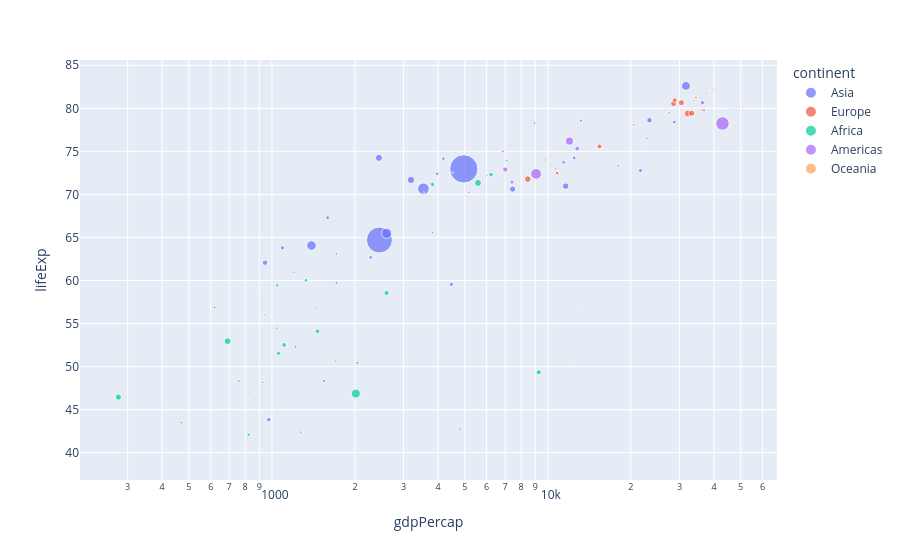

Notebook source saved alongside this figure:
### Code cell
# Import packages
from dash import Dash, html, dcc
import dash_ag_grid as dag
import pandas as pd
import plotly.express as px

# Incorporate data
df = pd.read_csv('https://raw.githubusercontent.com/plotly/datasets/master/gapminder2007.csv')

# Initialize the app
app = Dash()

# App layout
app.layout = [
    html.Div(children='My First App with Data and a Graph'),
    dag.AgGrid(
        rowData=df.to_dict('records'),
        columnDefs=[{"field": i} for i in df.columns]
    ),
    dcc.Graph(figure=px.histogram(df, x='continent', y='lifeExp', histfunc='avg'))
]

# Run the app
if __name__ == '__main__':
    app.run(debug=True)
fig.show()

### Figure 1 — Plotly figure (JSON) as saved in the notebook; plotly's stock layout.template omitted (floating-point values rounded to 4 significant figures)
{"data": [{"hovertemplate": "<b>%{hovertext}</b><br><br>continent=Asia<br>gdpPercap=%{x}<br>lifeExp=%{y}<br>pop=%{marker.size}<extra></extra>", "hovertext": ["Afghanistan", "Bahrain", "Bangladesh", "Cambodia", "China", "Hong Kong, China", "India", "Indonesia", "Iran", "Iraq", "Israel", "Japan", "Jordan", "Korea, Dem. Rep.", "Korea, Rep.", "Kuwait", "Lebanon", "Malaysia", "Mongolia", "Myanmar", "Nepal", "Oman", "Pakistan", "Philippines", "Saudi Arabia", "Singapore", "Sri Lanka", "Syria", "Taiwan", "Thailand", "Vietnam", "West Bank and Gaza", "Yemen, Rep."], "legendgroup": "Asia", "marker": {"color": "#636efa", "size": [31889923, 708573, 150448339, 14131858, 1318683096, 6980412, 1110396331, 223547000, 69453570, 27499638, 6426679, 127467972, 6053193, 23301725, 49044790, 2505559, 3921278, 24821286, 2874127, 47761980, 28901790, 3204897, 169270617, 91077287, 27601038, 4553009, 20378239, 19314747, 23174294, 65068149, 85262356, 4018332, 22211743], "sizemode": "area", "sizeref": 3297000.0, "symbol": "circle"}, "mode": "markers", "name": "Asia", "orientation": "v", "showlegend": true, "type": "scatter", "x": [974.6, 29800.0, 1391.0, 1714.0, 4959.0, 39720.0, 2452.0, 3541.0, 11610.0, 4471.0, 25520.0, 31660.0, 4519.0, 1593.0, 23350.0, 47310.0, 10460.0, 12450.0, 3096.0, 944.0, 1091.0, 22320.0, 2606.0, 3190.0, 21650.0, 47140.0, 3970.0, 4185.0, 28720.0, 7458.0, 2442.0, 3025.0, 2281.0], "xaxis": "x", "y": [43.83, 75.64, 64.06, 59.72, 72.96, 82.21, 64.7, 70.65, 70.96, 59.55, 80.75, 82.6, 72.53, 67.3, 78.62, 77.59, 71.99, 74.24, 66.8, 62.07, 63.78, 75.64, 65.48, 71.69, 72.78, 79.97, 72.4, 74.14, 78.4, 70.62, 74.25, 73.42, 62.7], "yaxis": "y"}, {"hovertemplate": "<b>%{hovertext}</b><br><br>continent=Europe<br>gdpPercap=%{x}<br>lifeExp=%{y}<br>pop=%{marker.size}<extra></extra>", "hovertext": ["Albania", "Austria", "Belgium", "Bosnia and Herzegovina", "Bulgaria", "Croatia", "Czech Republic", "Denmark", "Finland", "France", "Germany", "Greece", "Hungary", "Iceland", "Ireland", "Italy", "Montenegro", "Netherlands", "Norway", "Poland", "Portugal", "Romania", "Serbia", "Slovak Republic", "Slovenia", "Spain", "Sweden", "Switzerland", "Turkey", "United Kingdom"], "legendgroup": "Europe", "marker": {"color": "#EF553B", "size": [3600523, 8199783, 10392226, 4552198, 7322858, 4493312, 10228744, 5468120, 5238460, 61083916, 82400996, 10706290, 9956108, 301931, 4109086, 58147733, 684736, 16570613, 4627926, 38518241, 10642836, 22276056, 10150265, 5447502, 2009245, 40448191, 9031088, 7554661, 71158647, 60776238], "sizemode": "area", "sizeref": 3297000.0, "symbol": "circle"}, "mode": "markers", "name": "Europe", "orientation": "v", "showlegend": true, "type": "scatter", "x": [5937.0, 36130.0, 33690.0, 7446.0, 10680.0, 14620.0, 22830.0, 35280.0, 33210.0, 30470.0, 32170.0, 27540.0, 18010.0, 36180.0, 40680.0, 28570.0, 9254.0, 36800.0, 49360.0, 15390.0, 20510.0, 10810.0, 9787.0, 18680.0, 25770.0, 28820.0, 33860.0, 37510.0, 8458.0, 33200.0], "xaxis": "x", "y": [76.42, 79.83, 79.44, 74.85, 73.0, 75.75, 76.49, 78.33, 79.31, 80.66, 79.41, 79.48, 73.34, 81.76, 78.89, 80.55, 74.54, 79.76, 80.2, 75.56, 78.1, 72.48, 74.0, 74.66, 77.93, 80.94, 80.88, 81.7, 71.78, 79.42], "yaxis": "y"}, {"hovertemplate": "<b>%{hovertext}</b><br><br>continent=Africa<br>gdpPercap=%{x}<br>lifeExp=%{y}<br>pop=%{marker.size}<extra></extra>", "hovertext": ["Algeria", "Angola", "Benin", "Botswana", "Burkina Faso", "Burundi", "Cameroon", "Central African Republic", "Chad", "Comoros", "Congo, Dem. Rep.", "Congo, Rep.", "Cote d'Ivoire", "Djibouti", "Egypt", "Equatorial Guinea", "Eritrea", "Ethiopia", "Gabon", "Gambia", "Ghana", "Guinea", "Guinea-Bissau", "Kenya", "Lesotho", "Liberia", "Libya", "Madagascar", "Malawi", "Mali", "Mauritania", "Mauritius", "Morocco", "Mozambique", "Namibia", "Niger", "Nigeria", "Reunion", "Rwanda", "Sao Tome and Principe", "Senegal", "Sierra Leone", "Somalia", "South Africa", "Sudan", "Swaziland", "Tanzania", "Togo", "Tunisia", "Uganda", "Zambia", "Zimbabwe"], "legendgroup": "Africa", "marker": {"color": "#00cc96", "size": [33333216, 12420476, 8078314, 1639131, 14326203, 8390505, 17696293, 4369038, 10238807, 710960, 64606759, 3800610, 18013409, 496374, 80264543, 551201, 4906585, 76511887, 1454867, 1688359, 22873338, 9947814, 1472041, 35610177, 2012649, 3193942, 6036914, 19167654, 13327079, 12031795, 3270065, 1250882, 33757175, 19951656, 2055080, 12894865, 135031164, 798094, 8860588, 199579, 12267493, 6144562, 9118773, 43997828, 42292929, 1133066, 38139640, 5701579, 10276158, 29170398, 11746035, 12311143], "sizemode": "area", "sizeref": 3297000.0, "symbol": "circle"}, "mode": "markers", "name": "Africa", "orientation": "v", "showlegend": true, "type": "scatter", "x": [6223.0, 4797.0, 1441.0, 12570.0, 1217.0, 430.1, 2042.0, 706.0, 1704.0, 986.1, 277.6, 3633.0, 1545.0, 2082.0, 5581.0, 12150.0, 641.4, 690.8, 13210.0, 752.7, 1328.0, 942.7, 579.2, 1463.0, 1569.0, 414.5, 12060.0, 1045.0, 759.3, 1043.0, 1803.0, 10960.0, 3820.0, 823.7, 4811.0, 619.7, 2014.0, 7670.0, 863.1, 1598.0, 1712.0, 862.5, 926.1, 9270.0, 2602.0, 4513.0, 1107.0, 883.0, 7093.0, 1056.0, 1271.0, 469.7], "xaxis": "x", "y": [72.3, 42.73, 56.73, 50.73, 52.3, 49.58, 50.43, 44.74, 50.65, 65.15, 46.46, 55.32, 48.33, 54.79, 71.34, 51.58, 58.04, 52.95, 56.73, 59.45, 60.02, 56.01, 46.39, 54.11, 42.59, 45.68, 73.95, 59.44, 48.3, 54.47, 64.16, 72.8, 71.16, 42.08, 52.91, 56.87, 46.86, 76.44, 46.24, 65.53, 63.06, 42.57, 48.16, 49.34, 58.56, 39.61, 52.52, 58.42, 73.92, 51.54, 42.38, 43.49], "yaxis": "y"}, {"hovertemplate": "<b>%{hovertext}</b><br><br>continent=Americas<br>gdpPercap=%{x}<br>lifeExp=%{y}<br>pop=%{marker.size}<extra></extra>", "hovertext": ["Argentina", "Bolivia", "Brazil", "Canada", "Chile", "Colombia", "Costa Rica", "Cuba", "Dominican Republic", "Ecuador", "El Salvador", "Guatemala", "Haiti", "Honduras", "Jamaica", "Mexico", "Nicaragua", "Panama", "Paraguay", "Peru", "Puerto Rico", "Trinidad and Tobago", "United States", "Uruguay", "Venezuela"], "legendgroup": "Americas", "marker": {"color": "#ab63fa", "size": [40301927, 9119152, 190010647, 33390141, 16284741, 44227550, 4133884, 11416987, 9319622, 13755680, 6939688, 12572928, 8502814, 7483763, 2780132, 108700891, 5675356, 3242173, 6667147, 28674757, 3942491, 1056608, 301139947, 3447496, 26084662], "sizemode": "area", "sizeref": 3297000.0, "symbol": "circle"}, "mode": "markers", "name": "Americas", "orientation": "v", "showlegend": true, "type": "scatter", "x": [12780.0, 3822.0, 9066.0, 36320.0, 13170.0, 7007.0, 9645.0, 8948.0, 6025.0, 6873.0, 5728.0, 5186.0, 1202.0, 3548.0, 7321.0, 11980.0, 2749.0, 9809.0, 4173.0, 7409.0, 19330.0, 18010.0, 42950.0, 10610.0, 11420.0], "xaxis": "x", "y": [75.32, 65.55, 72.39, 80.65, 78.55, 72.89, 78.78, 78.27, 72.23, 74.99, 71.88, 70.26, 60.92, 70.2, 72.57, 76.19, 72.9, 75.54, 71.75, 71.42, 78.75, 69.82, 78.24, 76.38, 73.75], "yaxis": "y"}, {"hovertemplate": "<b>%{hovertext}</b><br><br>continent=Oceania<br>gdpPercap=%{x}<br>lifeExp=%{y}<br>pop=%{marker.size}<extra></extra>", "hovertext": ["Australia", "New Zealand"], "legendgroup": "Oceania", "marker": {"color": "#FFA15A", "size": [20434176, 4115771], "sizemode": "area", "sizeref": 3297000.0, "symbol": "circle"}, "mode": "markers", "name": "Oceania", "orientation": "v", "showlegend": true, "type": "scatter", "x": [34440.0, 25190.0], "xaxis": "x", "y": [81.23, 80.2], "yaxis": "y"}], "layout": {"legend": {"itemsizing": "constant", "title": {"text": "continent"}, "tracegroupgap": 0}, "margin": {"t": 60}, "xaxis": {"anchor": "y", "domain": [0, 1], "title": {"text": "gdpPercap"}, "type": "log"}, "yaxis": {"anchor": "x", "domain": [0, 1], "title": {"text": "lifeExp"}}}}
